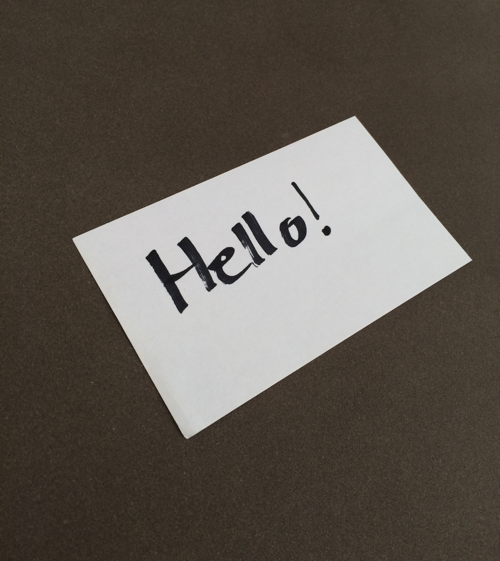
#> input picture images/perspective transform/example_01.png, 500 x 561 px
$ python composite_transform.py
#> lines starting #> are read from the running program, lines starting #| are printed output that depends on the picture
# -*- coding: utf-8 -*-
"""
Created on Sun May 19 12:03:54 2019

@author: AshKing
"""

import numpy as np
from math import sin,cos,radians
import cv2 as cv


img = cv.imread('images/perspective transform/example_01.png')
#> img is the input picture: shape (561, 500, 3); mean B, G, R 80.9, 88.6, 95.4

centre=(img.shape[0]//2,img.shape[1]//2)
#> centre = (280, 250)

shape=int((img.shape[0]**2+img.shape[1]**2)**0.5)
#> shape = 751

copy=np.zeros((shape,shape))


def mul(*args):
    """Function takes multiple matrices as arguements
       and multiplies them together in the given order"""
    matrices=iter(args)
    mul=next(matrices)
    for i in matrices:
        mul=np.matmul(mul,i)
    return mul

def shift(x=0,y=0):
    """perform a shifting operations on the image with respect to x and y"""
    return np.array([[1,0,x],[0,1,y],[0,0,1]])

def rot(theta=0):
    """rotate the image by theta angle"""
    theta=radians(theta)
    return np.array([[cos(theta),
                   -sin(theta),0],[sin(theta),cos(theta),0]
                    ,[0,0,1]])
def mat(img):
    """create a matrix from the given matrix of the form
       --       --
       |  x1 x2  |
       |  y1 y2  |
       |  1  1   |
       --       --
    """
    return np.array([[x,y,1] for x in range(img.shape[0]) for y in range(img.shape[1])]).transpose()

image=mat(img)

final=np.array(mul(shift(50,50)  #shift the image by 50 pixels in x and y
        ,rot(30)  #rotate by 30 radians
        ,shift(-50,-50)     #shift the image by 50 pixels in -x and -y
        ,image),np.uint8).reshape(img.shape)   #reshape the image in a 3d vector of uint8
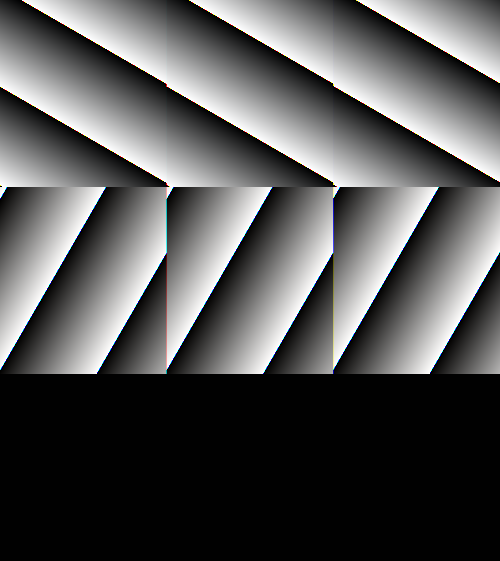
#> final: shape (561, 500, 3); mean B, G, R 84.8, 84.8, 84.8
#shift=mul(shift(rx,ry),image)

$ run again, with images/perspective transform/example_02.png copied over images/perspective transform/example_01.png
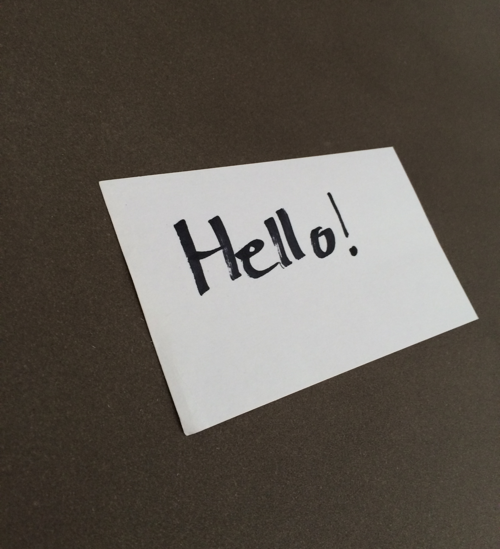
#> input picture images/perspective transform/example_02.png, 500 x 549 px
#> img is the input picture: shape (549, 500, 3); mean B, G, R 82.4, 90, 96.5
#> `final=np.array(mul(shift(50,50)`:
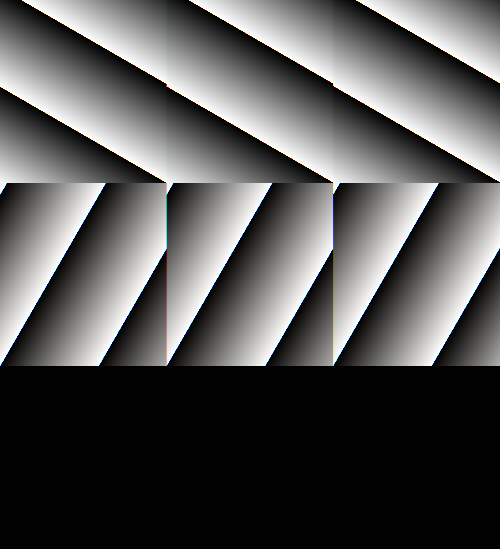
#> final: shape (549, 500, 3); mean B, G, R 84.8, 84.9, 84.8

$ run again, with images/perspective transform/example_03.png copied over images/perspective transform/example_01.png
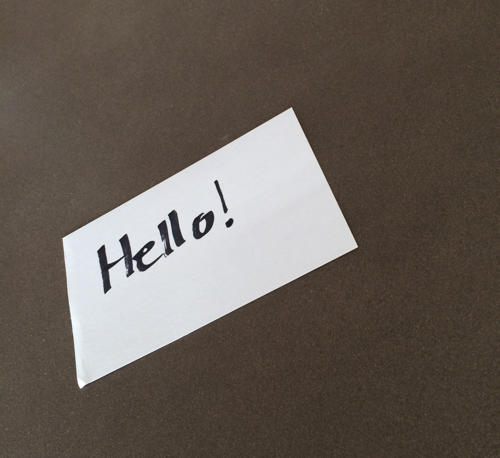
#> input picture images/perspective transform/example_03.png, 500 x 458 px
#> img is the input picture: shape (458, 500, 3); mean B, G, R 86.6, 94.4, 102.9
#> `final=np.array(mul(shift(50,50)`:
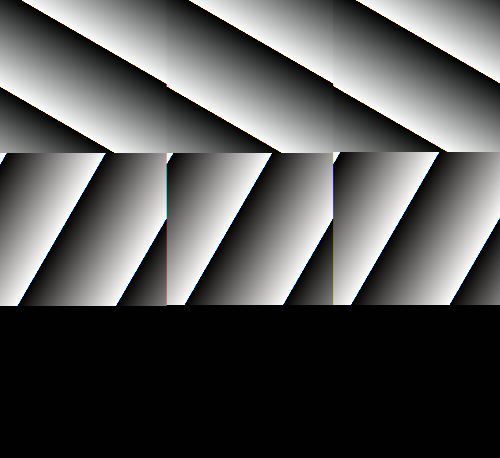
#> final: shape (458, 500, 3); mean B, G, R 85.7, 85.7, 85.7
